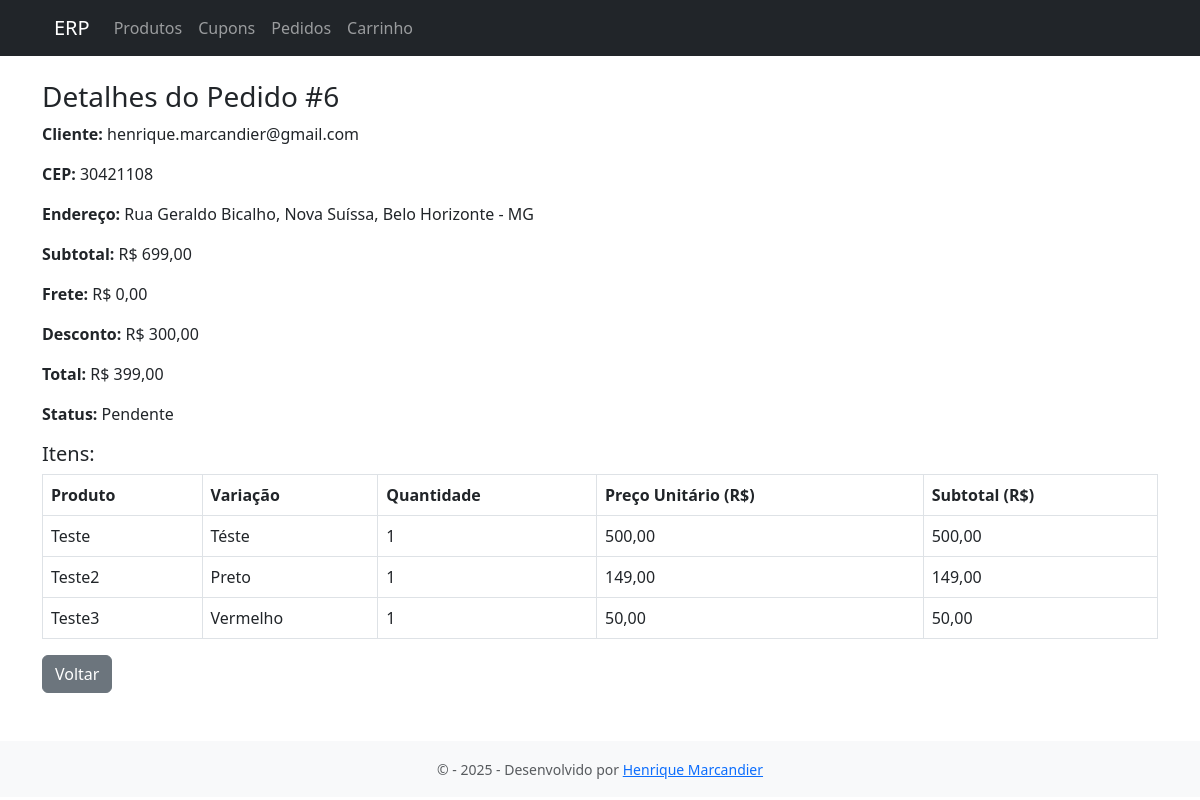
Screenshot of /?url=pedido/detalhes&id=6 with the database file from the repository.
### tables this page shows
CREATE TABLE `pedidos` (
  `id` int(11) NOT NULL AUTO_INCREMENT,
  `cliente_nome` varchar(100) NOT NULL,
  `email_cliente` varchar(100) DEFAULT NULL,
  `cep` varchar(10) DEFAULT NULL,
  `endereco` varchar(255) DEFAULT NULL,
  `status` enum('Pendente','Processando','Enviado','Cancelado','Concluído') DEFAULT 'Pendente',
  `cupom_aplicado` varchar(255) DEFAULT NULL,
  `subtotal` decimal(10,2) NOT NULL DEFAULT 0.00,
  `frete` decimal(10,2) NOT NULL DEFAULT 0.00,
  `desconto` decimal(10,2) NOT NULL DEFAULT 0.00,
  `total` decimal(10,2) NOT NULL DEFAULT 0.00,
  `criado_em` datetime DEFAULT current_timestamp(),
  PRIMARY KEY (`id`)
);

CREATE TABLE `pedido_itens` (
  `id` int(11) NOT NULL AUTO_INCREMENT,
  `pedido_id` int(11) NOT NULL,
  `variacao_id` int(11) NOT NULL,
  `quantidade` int(11) NOT NULL,
  `preco_unitario` decimal(10,2) NOT NULL,
  PRIMARY KEY (`id`)
);

CREATE TABLE `produtos` (
  `id` int(11) NOT NULL AUTO_INCREMENT,
  `nome` varchar(100) NOT NULL,
  `descricao` text DEFAULT NULL,
  `preco` decimal(10,2) NOT NULL DEFAULT 0.00,
  `ativo` tinyint(1) DEFAULT 1,
  `criado_em` datetime DEFAULT current_timestamp(),
  PRIMARY KEY (`id`)
);

CREATE TABLE `variacoes` (
  `id` int(11) NOT NULL AUTO_INCREMENT,
  `produto_id` int(11) NOT NULL,
  `nome` varchar(100) NOT NULL,
  `preco` decimal(10,2) NOT NULL,
  PRIMARY KEY (`id`)
);

### controllers/PedidoController.php (called while the page is built, shortened)
<?php
require_once __DIR__ . '/../models/Cupom.php';
        ?>
        <?php
function detalhesPedido() {
    global $conn;
    $id = intval($_GET['id']);
    $resPedido = $conn->query("SELECT * FROM pedidos WHERE id = $id");
    $pedido = $resPedido->fetch_assoc();
    $resItens = $conn->query("SELECT pi.*, v.nome AS variacao_nome, p.nome AS produto_nome FROM pedido_itens pi
        JOIN variacoes v ON pi.variacao_id = v.id
        JOIN produtos p ON v.produto_id = p.id
        WHERE pi.pedido_id = $id");
    $itens = $resItens->fetch_all(MYSQLI_ASSOC);
    include __DIR__ . '/../views/pedidos/detalhes.php';
}
?>

### views/pedidos/detalhes.php (the view)
<?php include __DIR__ . '/../layout/header.php'; ?>
<div class="container mt-4">
  <h3>Detalhes do Pedido #<?= $pedido['id'] ?></h3>
  <p><strong>Cliente:</strong> <?= htmlspecialchars($pedido['email_cliente']) ?></p>
  <p><strong>CEP:</strong> <?= htmlspecialchars($pedido['cep']) ?></p>
  <p><strong>Endereço:</strong> <?= htmlspecialchars($pedido['endereco']) ?></p>
  <p><strong>Subtotal:</strong> R$ <?= number_format($pedido['subtotal'], 2, ',', '.') ?></p>
  <p><strong>Frete:</strong> R$ <?= number_format($pedido['frete'], 2, ',', '.') ?></p>
  <p><strong>Desconto:</strong> R$ <?= number_format($pedido['desconto'], 2, ',', '.') ?></p>
  <p><strong>Total:</strong> R$ <?= number_format($pedido['total'], 2, ',', '.') ?></p>
  <p><strong>Status:</strong> <?= htmlspecialchars($pedido['status'] ?? 'Pendente') ?></p>
  <h5>Itens:</h5>
  <table class="table table-bordered">
    <thead>
      <tr>
        <th>Produto</th>
        <th>Variação</th>
        <th>Quantidade</th>
        <th>Preço Unitário (R$)</th>
        <th>Subtotal (R$)</th>
      </tr>
    </thead>
    <tbody>
      <?php foreach ($itens as $item): ?>
      <tr>
        <td><?= htmlspecialchars($item['produto_nome']) ?></td>
        <td><?= htmlspecialchars($item['variacao_nome']) ?></td>
        <td><?= $item['quantidade'] ?></td>
        <td><?= number_format($item['preco_unitario'], 2, ',', '.') ?></td>
        <td><?= number_format($item['quantidade'] * $item['preco_unitario'], 2, ',', '.') ?></td>
      </tr>
      <?php endforeach; ?>
    </tbody>
  </table>
  <a href="?url=pedidos" class="btn btn-secondary">Voltar</a>
</div>
<?php include __DIR__ . '/../layout/footer.php'; ?>

### rows the page displays
pedidos: id "6", email_cliente "henrique.marcandier@gmail.com", cep "30421108", endereco "Rua Geraldo Bicalho, Nova Suíssa, Belo Horizonte - MG", subtotal "699,00", frete "0,00", desconto "300,00", total "399,00", status "Pendente"
pedido_itens: produtos.nome "Teste", variacoes.nome "Téste", quantidade "1", preco_unitario "500,00", $item['quantidade'] * $item['preco_unitario'] "500,00"
pedido_itens: produtos.nome "Teste2", variacoes.nome "Preto", quantidade "1", preco_unitario "149,00", $item['quantidade'] * $item['preco_unitario'] "149,00"
pedido_itens: produtos.nome "Teste3", variacoes.nome "Vermelho", quantidade "1", preco_unitario "50,00", $item['quantidade'] * $item['preco_unitario'] "50,00"
